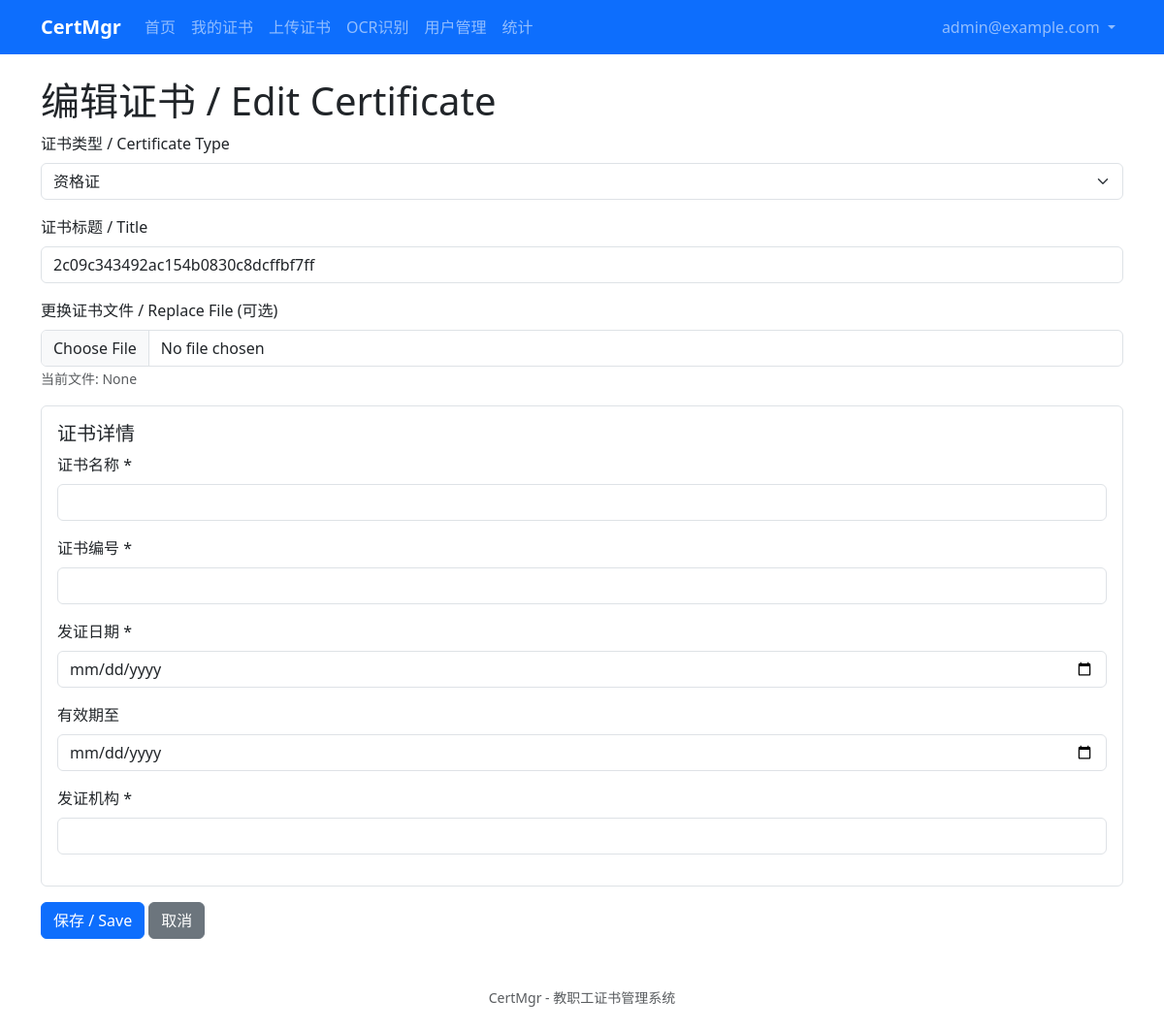
Page /certificates/3/edit (signed in) on the committed database.
### app/models/user.py (models this page shows, shortened)
class User(UserMixin, db.Model):
    __tablename__ = 'users'
    id = db.Column(db.Integer, primary_key=True)
    email = db.Column(db.String(120), unique=True, nullable=False, index=True)
    password_hash = db.Column(db.String(256), nullable=False)
    is_admin = db.Column(db.Boolean, default=False)
    is_disabled = db.Column(db.Boolean, default=False)
    created_at = db.Column(db.DateTime, default=datetime.utcnow)

### app/models/certificate.py (models this page shows, shortened)
class Certificate(db.Model):
    __tablename__ = 'certificates'
    id = db.Column(db.Integer, primary_key=True)
    user_id = db.Column(db.Integer, db.ForeignKey('users.id'), nullable=False, index=True)
    certificate_type_id = db.Column(db.Integer, db.ForeignKey('certificate_types.id'), nullable=False)
    title = db.Column(db.String(200), nullable=False)
    file_path = db.Column(db.String(500), nullable=False)
    original_filename = db.Column(db.String(255))
    file_size = db.Column(db.Integer)
    file_mime_type = db.Column(db.String(100))
    fields = db.Column(db.JSON)
    created_at = db.Column(db.DateTime, default=datetime.utcnow)
    updated_at = db.Column(db.DateTime, default=datetime.utcnow, onupdate=datetime.utcnow)
    owner = db.relationship('User', backref=db.backref('certificates', lazy='dynamic'))
    certificate_type = db.relationship('CertificateType', backref=db.backref('certificates', lazy='dynamic'))

### app/blueprints/certificates/routes.py (the view, shortened to what this page needs)
@certificates_bp.route('/<int:cert_id>/edit', methods=['GET', 'POST'])
@login_required
def edit(cert_id):
    certificate = Certificate.query.get_or_404(cert_id)
    if not current_user.is_admin and certificate.user_id != current_user.id:
        abort(403)
    form = CertificateEditForm()
    if request.method == 'GET':
        form.title.data = certificate.title
        form.certificate_type_id.data = certificate.certificate_type_id
    return render_template('certificates/edit.html', form=form, certificate=certificate, FIELD_SCHEMAS=FIELD_SCHEMAS)

### app/blueprints/certificates/forms.py
class CertificateEditForm(FlaskForm):
    certificate_type_id = SelectField('证书类型 / Certificate Type', coerce=int, validators=[DataRequired(message='请选择证书类型')])
    title = StringField('证书标题 / Title', validators=[DataRequired(message='请输入证书标题')])
    file = FileField('证书文件 / Certificate File', validators=[Optional()])
    submit = SubmitField('保存 / Save')
    def __init__(self, *args, **kwargs):
        super().__init__(*args, **kwargs)
        from app.models.certificate import CertificateType
        self.certificate_type_id.choices = [
            (ct.id, ct.name) for ct in CertificateType.query.order_by('name').all()
        ]

### app/templates/certificates/edit.html (shortened to what this page needs)
{% extends "base.html" %}
{% block content %}
<h1>编辑证书 / Edit Certificate</h1>
<form method="POST" enctype="multipart/form-data" id="certificate-form">
    <div class="mb-3">
        {{ form.certificate_type_id.label(class="form-label") }}
        {{ form.certificate_type_id(class="form-select", id="certificate_type_id") }}
    </div>
    <div class="mb-3">
        {{ form.title.label(class="form-label") }}
        {{ form.title(class="form-control") }}
    </div>
    <div class="mb-3">
        <label class="form-label">更换证书文件 / Replace File (可选)</label>
        {{ form.file(class="form-control", accept=".pdf,.png,.jpg,.jpeg,.gif") }}
        <small class="text-muted">当前文件: {{ certificate.original_filename }}</small>
    </div>
    <div id="dynamic-fields-container" class="border rounded p-3 mb-3" style="display: none;">
        <h5>证书详情</h5>
        <div id="dynamic-fields-content"></div>
    </div>
    {{ form.submit(class="btn btn-primary") }}
    <a href="{{ url_for('certificates.detail', cert_id=certificate.id) }}" class="btn btn-secondary">取消</a>
</form>
{% endblock %}

### app/templates/base.html (shortened to what this page needs)
<!DOCTYPE html>
<html lang="zh-CN">
<head>
    <link href="https://cdn.jsdelivr.net/npm/bootstrap@5.3.8/dist/css/bootstrap.min.css" rel="stylesheet">
    <link rel="stylesheet" href="{{ url_for('static', filename='css/app.css') }}">
</head>
<body>
    <nav class="navbar navbar-expand-lg navbar-dark bg-primary">
        <div class="container">
            <a class="navbar-brand" href="{{ url_for('auth.home') if current_user.is_authenticated else url_for('auth.login') }}">
                CertMgr
            </a>
            <div class="collapse navbar-collapse" id="navbarNav">
                <ul class="navbar-nav me-auto">
                    {% if current_user.is_authenticated %}
                        <li class="nav-item">
                            <a class="nav-link" href="{{ url_for('auth.home') }}">首页</a>
                        </li>
                        <li class="nav-item">
                            <a class="nav-link" href="{{ url_for('certificates.list') }}">我的证书</a>
                        </li>
                        <li class="nav-item">
                            <a class="nav-link" href="{{ url_for('certificates.upload') }}">上传证书</a>
                        </li>
                        <li class="nav-item">
                            <a class="nav-link" href="{{ url_for('certificates.ocr_upload') }}">OCR识别</a>
                        </li>
                        {% if current_user.is_admin %}
                        <li class="nav-item">
                            <a class="nav-link" href="{{ url_for('admin.list_users') }}">用户管理</a>
                        </li>
                        <li class="nav-item">
                            <a class="nav-link" href="{{ url_for('statistics.dashboard') }}">统计</a>
                        </li>
                        {% endif %}
                    {% endif %}
                </ul>
                <ul class="navbar-nav ms-auto">
                    {% if current_user.is_authenticated %}
                        <li class="nav-item dropdown">
                            <a class="nav-link dropdown-toggle" href="#" role="button" data-bs-toggle="dropdown">
                                {{ current_user.email }}
                            </a>
                        </li>
                    {% endif %}
                </ul>
            </div>
        </div>
    </nav>
    <main class="container my-4">
        {% block content %}{% endblock %}
    </main>
    <footer class="text-center text-muted py-4">
        <small>CertMgr - 教职工证书管理系统</small>
    </footer>
</body>
</html>

### app/static/css/app.css (style rules this page uses)
:root { --primary-color: #0d6efd; }
body { min-height: 100vh; display: flex; flex-direction: column; }
main { flex: 1; }
.navbar-brand { font-weight: 600; }
.form-label { font-weight: 500; }

### rows in the picture
User: email "admin@example.com"
Certificate: certificate_type_id "资格证", title "2c09c343492ac154b0830c8dcffbf7ff", original_filename "None"
